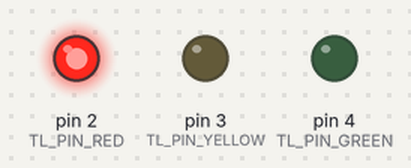
Bench run of a sketch on a simulated Arduino Uno, built with avr-gcc and run on an emulated ATmega328P. On the bench: output pins drawn as LEDs (lit = HIGH).

Above: at 2.5 s.
At 5.7 s:
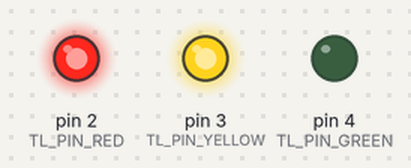
At 9.0 s:
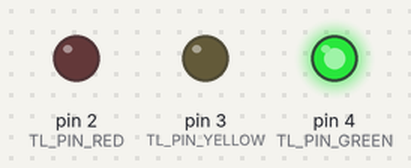
At 11.7 s:
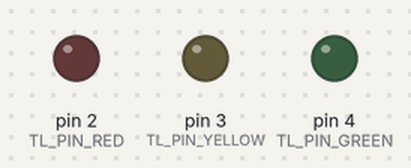
At 14.5 s:
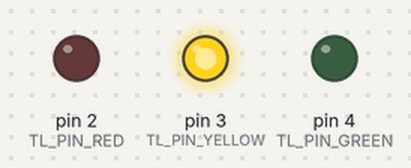
Timing chart, 0 to 20.2 s (numbered marks = the images above):
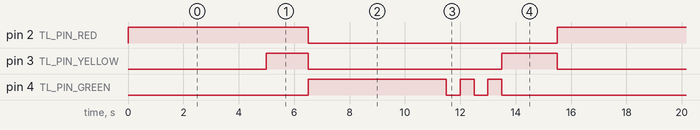

The sketch:

traffic_light.ino
```cpp
#include "src/logic.h"

void setup() {
  tl_init();
}

void loop() {
  uint8_t s = tl_state();
  if (s == TL_GREEN_BLINK) {
    tl_blink_green(2, 500);
  } else {
    delay(tl_state_duration_ms(s));
  }
  tl_advance();
}
```

logic.cpp
```cpp
#include "logic.h"

static uint8_t g_state = TL_RED;

static void tl_write(bool red, bool yellow, bool green) {
  digitalWrite(TL_PIN_RED, red ? HIGH : LOW);
  digitalWrite(TL_PIN_YELLOW, yellow ? HIGH : LOW);
  digitalWrite(TL_PIN_GREEN, green ? HIGH : LOW);
}

void tl_init() {
  pinMode(TL_PIN_RED, OUTPUT);
  pinMode(TL_PIN_YELLOW, OUTPUT);
  pinMode(TL_PIN_GREEN, OUTPUT);
  tl_set_state(TL_RED);
}

void tl_set_state(uint8_t state) {
  if (state >= TL_STATE_COUNT) {
    return;
  }
  g_state = state;
  switch (state) {
    case TL_RED:         tl_write(true, false, false); break;
    case TL_RED_YELLOW:  tl_write(true, true, false);  break;
    case TL_GREEN:       tl_write(false, false, true); break;
    case TL_GREEN_BLINK: tl_write(false, false, false); break; // green is toggled by tl_blink_green()
    case TL_YELLOW:      tl_write(false, true, false); break;
  }
}

uint8_t tl_state() {
  return g_state;
}

uint8_t tl_next_state(uint8_t state) {
  if (state >= TL_STATE_COUNT) {
    return TL_RED;
  }
  return (state + 1) % TL_STATE_COUNT;
}

void tl_advance() {
  tl_set_state(tl_next_state(g_state));
}

unsigned int tl_state_duration_ms(uint8_t state) {
  switch (state) {
    case TL_RED:         return 5000;
    case TL_RED_YELLOW:  return 1500;
    case TL_GREEN:       return 5000;
    case TL_GREEN_BLINK: return 2000;
    case TL_YELLOW:      return 2000;
    default:             return 0;
  }
}

void tl_blink_green(uint8_t times, unsigned int half_period_ms) {
  for (uint8_t i = 0; i < times; i++) {
    digitalWrite(TL_PIN_GREEN, LOW);
    delay(half_period_ms);
    digitalWrite(TL_PIN_GREEN, HIGH);
    delay(half_period_ms);
  }
  digitalWrite(TL_PIN_GREEN, LOW);
}
```

logic.h
```cpp
// traffic_light: 3-LED traffic light state machine (red -> red+yellow -> green -> green blink -> yellow).
// Adapted from https://github.com/sspeev/Arduino-Traffic-Light (MIT).
#ifndef LOGIC_H
#define LOGIC_H
#include <Arduino.h>

#define TL_PIN_RED    2
#define TL_PIN_YELLOW 3
#define TL_PIN_GREEN  4

enum TlState : uint8_t {
  TL_RED = 0,
  TL_RED_YELLOW = 1,
  TL_GREEN = 2,
  TL_GREEN_BLINK = 3,
  TL_YELLOW = 4,
  TL_STATE_COUNT = 5
};

void tl_init();                                   // configure pins, enter TL_RED
void tl_set_state(uint8_t state);                 // drive the 3 LEDs for the given state (ignored if invalid)
uint8_t tl_state();                               // current state
uint8_t tl_next_state(uint8_t state);             // pure: next state in the cycle
void tl_advance();                                // set_state(next_state(current))
unsigned int tl_state_duration_ms(uint8_t state); // pure: how long each state lasts
void tl_blink_green(uint8_t times, unsigned int half_period_ms); // blink green LED, ends with green LOW

#endif
```

Measured:
- by itself, pin 2 (TL_PIN_RED): alternates HIGH for 6.5 s and LOW for 9.0 s
- by itself, pin 3 (TL_PIN_YELLOW): repeats every 15.5 s: LOW 7.0 s, HIGH 2.0 s, LOW 5.0 s, HIGH 1.5 s
- by itself, pin 4 (TL_PIN_GREEN): repeats every 15.5 s: 2 × (LOW 0.50 s, HIGH 0.50 s), LOW 8.5 s, HIGH 5.0 s
